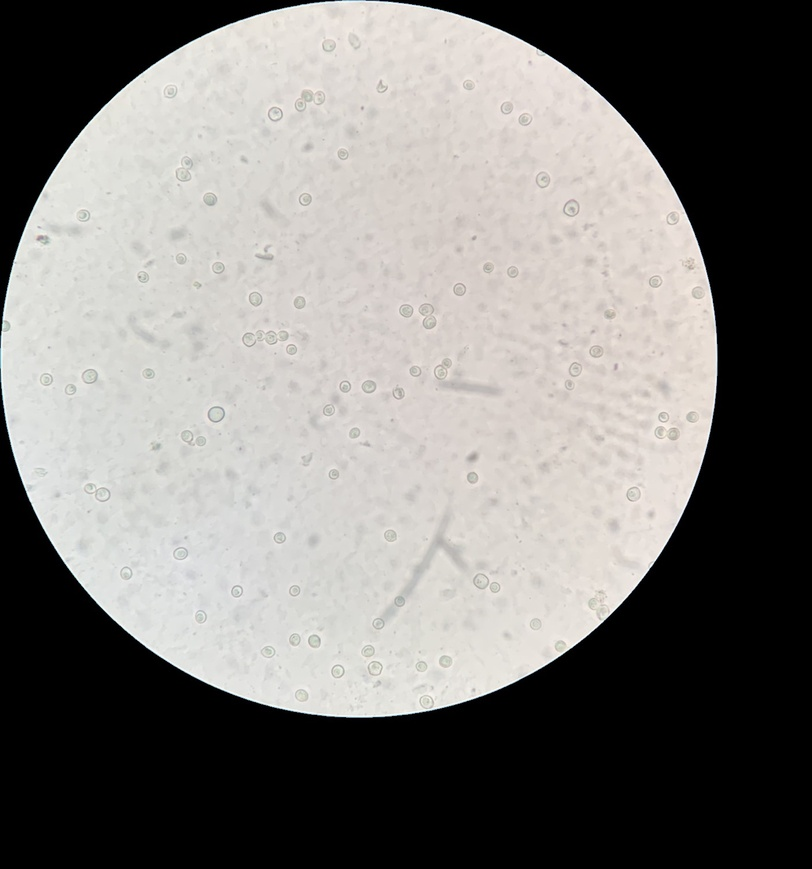
#> input picture images/1_.jpeg, 812 x 869 px, shrunk from 1403 x 1500 before the run; its folder holds only this picture in this run
$ python -i calculator.py   (imports and definitions only)
#> lines starting #> are read from the running program, lines starting #| are printed output that depends on the picture; after the words box and inside, x2 and y2 are one past the last pixel; in counts of white or black regions, pixels touching at a corner belong together
#> further down, picture is the input picture: shape (869, 812, 3); mean B, G, R 120.7, 123.4, 125.5
import cv2
import math
from collections import Counter
import numpy as np

def get_circle_size(image):
    gray_image = cv2.cvtColor(image, cv2.COLOR_BGR2GRAY)

    threshold_value1 = 185
    ret, thresholded_image1 = cv2.threshold(gray_image, threshold_value1, 255, cv2.THRESH_BINARY)
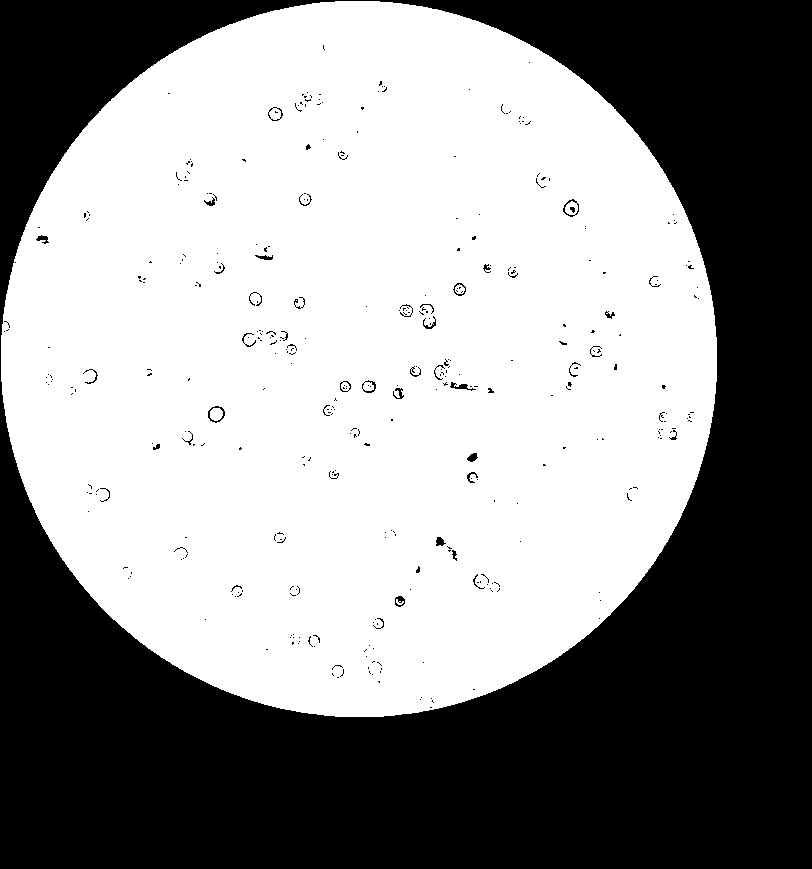
#> thresholded_image1: shape (869, 812); 56.7% white; 384 black regions (340 under 20 px)
#> ret = 185

    contours, _ = cv2.findContours(thresholded_image1, cv2.RETR_TREE, cv2.CHAIN_APPROX_NONE)
#> contours = 670 contours, 616 with area under 20; largest, box (x1, y1, x2, y2) and area: (1, 1, 717, 717) 402178, (207, 405, 226, 424) 242, (452, 282, 467, 297) 144, (210, 408, 223, 421) 120, (449, 381, 477, 392) 114
    image_shape = image.shape[0]
#> image_shape = 869
    for cnt in contours:
        x, y, w, h = cv2.boundingRect(cnt)
        if w>image_shape*0.5 and h >image_shape*0.5:
            return (h+w)/2
#> this loop made 1 pass
#> (x, y, w, h) on pass 1: (1, 1, 716, 716)


# [99 lines left out: functions find_space, Finding_ans, black_percentage, not called in this run]

>>> import cv2
>>> picture = cv2.imread('../images/1_.jpeg')
>>> result = get_circle_size(picture)
#> result = 716
